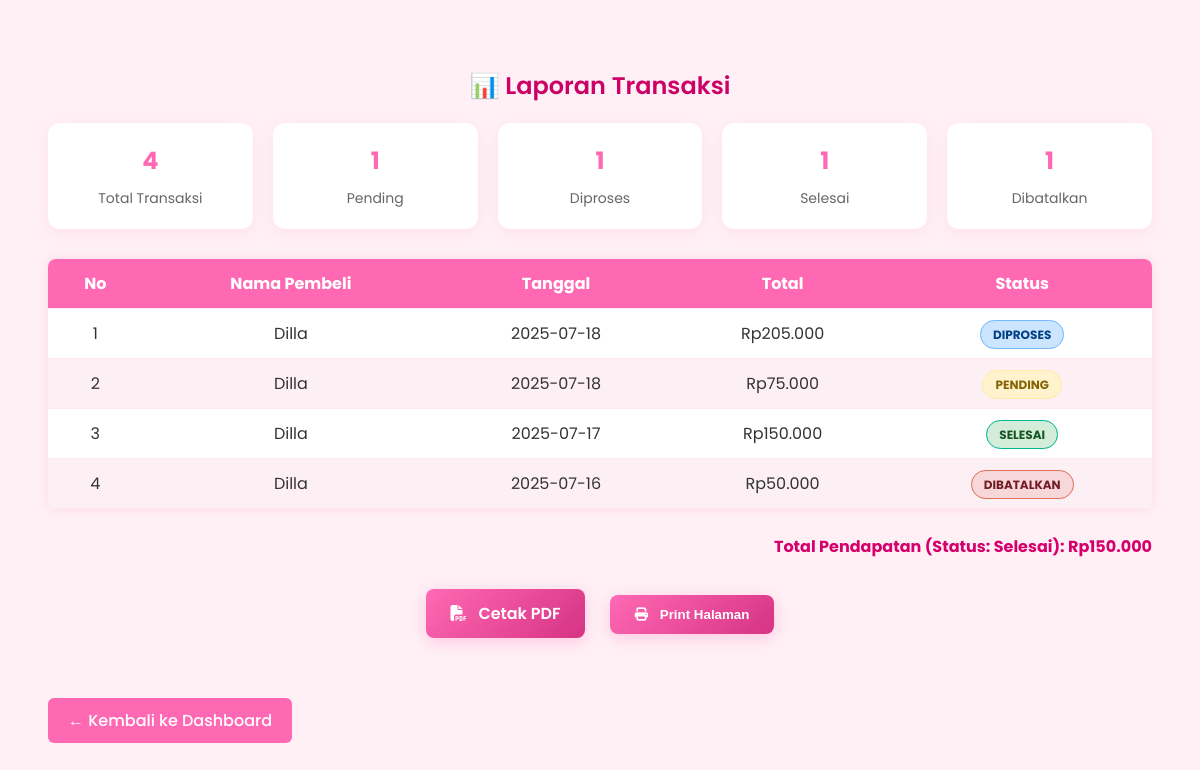
Page /admin/laporan.php (signed in) on the committed database.
### tables this page shows
CREATE TABLE transaksi (
    id_transaksi INT AUTO_INCREMENT PRIMARY KEY,
    id_user INT,
    tanggal DATE NOT NULL,
    total INT NOT NULL,
    status ENUM('pending','diproses','selesai','dibatalkan') DEFAULT 'pending',
    FOREIGN KEY (id_user) REFERENCES users(id)
);

CREATE TABLE users (
    id INT AUTO_INCREMENT PRIMARY KEY,
    nama_lengkap VARCHAR(100) NOT NULL,
    username VARCHAR(50) NOT NULL UNIQUE,
    password VARCHAR(255) NOT NULL,
    role ENUM('admin','user') DEFAULT 'user'
);

### admin/laporan.php (the view, shortened to what this page needs)
<?php
include '../config/koneksi.php';
$laporan = mysqli_query($conn, "
    SELECT transaksi.*, users.nama_lengkap
    FROM transaksi
    JOIN users ON transaksi.id_user = users.id
    ORDER BY tanggal DESC
");
$total_pendapatan = mysqli_fetch_assoc(mysqli_query($conn, "SELECT SUM(total) as total FROM transaksi WHERE status = 'selesai'"))['total'];
$stats = [
    'total_transaksi' => mysqli_num_rows($laporan),
    'total_pending' => mysqli_fetch_assoc(mysqli_query($conn, "SELECT COUNT(*) as count FROM transaksi WHERE status = 'pending'"))['count'],
    'total_diproses' => mysqli_fetch_assoc(mysqli_query($conn, "SELECT COUNT(*) as count FROM transaksi WHERE status = 'diproses'"))['count'],
    'total_selesai' => mysqli_fetch_assoc(mysqli_query($conn, "SELECT COUNT(*) as count FROM transaksi WHERE status = 'selesai'"))['count'],
    'total_dibatalkan' => mysqli_fetch_assoc(mysqli_query($conn, "SELECT COUNT(*) as count FROM transaksi WHERE status = 'dibatalkan'"))['count']
];
function getStatusClass($status) {
    switch(strtolower($status)) {
        case 'pending':
            return 'status-pending';
        case 'diproses':
            return 'status-diproses';
        case 'selesai':
            return 'status-selesai';
        case 'dibatalkan':
            return 'status-dibatalkan';
    }
}
function displayStatus($status) {
    return ucfirst($status);
}
?>
<!DOCTYPE html>
<html lang="id">
<head>
    <link rel="stylesheet" href="https://cdnjs.cloudflare.com/ajax/libs/font-awesome/6.4.0/css/all.min.css">
</head>
<body>
    <h2>📊 Laporan Transaksi</h2>
    <div class="stats-grid">
        <div class="stat-card">
            <h3><?= $stats['total_transaksi']; ?></h3>
            <p>Total Transaksi</p>
        </div>
        <div class="stat-card">
            <h3><?= $stats['total_pending']; ?></h3>
            <p>Pending</p>
        </div>
        <div class="stat-card">
            <h3><?= $stats['total_diproses']; ?></h3>
            <p>Diproses</p>
        </div>
        <div class="stat-card">
            <h3><?= $stats['total_selesai']; ?></h3>
            <p>Selesai</p>
        </div>
        <div class="stat-card">
            <h3><?= $stats['total_dibatalkan']; ?></h3>
            <p>Dibatalkan</p>
        </div>
    </div>
    <table>
        <thead>
            <tr>
                <th>No</th>
                <th>Nama Pembeli</th>
                <th>Tanggal</th>
                <th>Total</th>
                <th>Status</th>
            </tr>
        </thead>
        <tbody>
            <?php $no = 1; while ($row = mysqli_fetch_assoc($laporan)) : ?>
            <tr>
                <td><?= $no++; ?></td>
                <td><?= htmlspecialchars($row['nama_lengkap']); ?></td>
                <td><?= $row['tanggal']; ?></td>
                <td>Rp<?= number_format($row['total'], 0, ',', '.'); ?></td>
                <td><span class="status <?= getStatusClass($row['status']); ?>"><?= displayStatus($row['status']); ?></span></td>
            </tr>
            <?php endwhile; ?>
        </tbody>
    </table>
    <div class="summary">
        Total Pendapatan (Status: Selesai): Rp<?= number_format($total_pendapatan ?? 0, 0, ',', '.'); ?>
    </div>
    <div class="action-buttons">
        <a href="cetak_laporan.php" target="_blank" class="print-btn">
            <i class="fas fa-file-pdf"></i> Cetak PDF
        </a>
        <button onclick="printPage()" class="print-btn" style="border: none; cursor: pointer;">
            <i class="fas fa-print"></i> Print Halaman
        </button>
    </div>
    <a href="dashboard.php" class="back-btn">← Kembali ke Dashboard</a>
</body>
</html>

### admin/laporan.php (style rules this page uses)
body { font-family: 'Poppins', sans-serif; background-color: #fff0f5; padding: 40px; color: #333; }
h2 { text-align: center; color: #cc0066; margin-bottom: 20px; font-weight: 600; }
table { width: 100%; border-collapse: collapse; background-color: #fff; border-radius: 8px; overflow: hidden; box-shadow: 0 0 10px rgba(255, 105, 180, 0.2); }
th, td { padding: 12px; border-bottom: 1px solid #ffe6f0; text-align: center; }
th { background-color: #ff69b4; color: white; }
tr:nth-child(even) { background-color: #fdf0f5; }
.summary { margin-top: 25px; text-align: right; font-weight: bold; color: #d6006c; }
.back-btn { margin-top: 30px; display: inline-block; background: #ff69b4; color: white; padding: 10px 20px; text-decoration: none; border-radius: 6px; font-weight: 500; }
.status { padding: 5px 12px; border-radius: 20px; font-size: 12px; font-weight: bold; text-transform: uppercase; }
.status-pending { background-color: #fff3cd; color: #856404; border: 1px solid #ffeaa7; }
.status-diproses { background-color: #cce5ff; color: #004085; border: 1px solid #74b9ff; }
.status-selesai { background-color: #d4edda; color: #155724; border: 1px solid #00b894; }
.status-dibatalkan { background-color: #f8d7da; color: #721c24; border: 1px solid #e17055; }
.stats-grid { display: grid; grid-template-columns: repeat(auto-fit, minmax(200px, 1fr)); gap: 20px; margin-bottom: 30px; }
.stat-card { background: white; padding: 20px; border-radius: 12px; text-align: center; box-shadow: 0 4px 15px rgba(255, 105, 180, 0.1); }
.stat-card h3 { margin: 0 0 10px 0; font-size: 24px; color: #ff69b4; }
.stat-card p { margin: 0; color: #666; font-size: 14px; }
.action-buttons { text-align: center; margin: 30px 0; }
.print-btn { display: inline-block; background: linear-gradient(135deg, #ff69b4, #d63384); color: white; padding: 12px 25px; text-decoration: none; border-radius: 8px; font-weight: 600; margin: 0 10px; transition: all 0.3s ease; box-shadow: 0 4px 15px rgba(255, 105, 180, 0.3); }
.print-btn i { margin-right: 8px; }

### rows in the picture
transaksi: id_user.nama_lengkap "Dilla", tanggal "2025-07-18", total "205.000", status "DIPROSES"
transaksi: id_user.nama_lengkap "Dilla", tanggal "2025-07-18", total "75.000", status "PENDING"
transaksi: id_user.nama_lengkap "Dilla", tanggal "2025-07-17", total "150.000", status "SELESAI"
transaksi: id_user.nama_lengkap "Dilla", tanggal "2025-07-16", total "50.000", status "DIBATALKAN"

### other values in the picture
$stats['total_transaksi'] "4"
$stats['total_pending'] "1"
$stats['total_diproses'] "1"
$stats['total_selesai'] "1"
$stats['total_dibatalkan'] "1"
$total_pendapatan "150.000"
